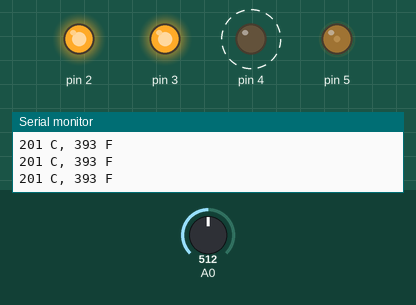
This sketch was run on a simulated Arduino Uno, built with avr-gcc and run on an emulated ATmega328P. On the bench: output pins drawn as LEDs (lit = HIGH), the last lines printed to the serial monitor. Dashed ring = blinking. Inputs (shaded band) come from the test bench; at power-on: A0 = 512.

Above: at 1.4 s.
1.5 s: A0 set to 229
4.7 s: A0 set to 200
At 5.5 s:
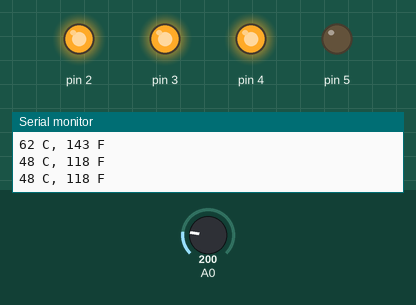
6.3 s: A0 set to 122
At 6.7 s:
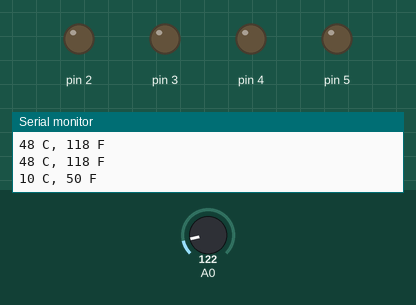
7.8 s: A0 set to 139
9.3 s: A0 set to 160
At 10.3 s:
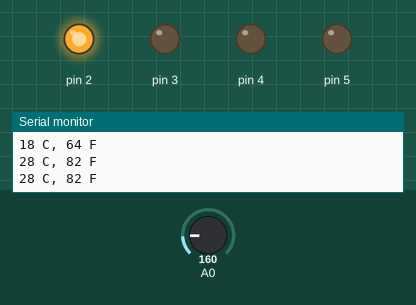
10.8 s: A0 set to 306
At 11.3 s:
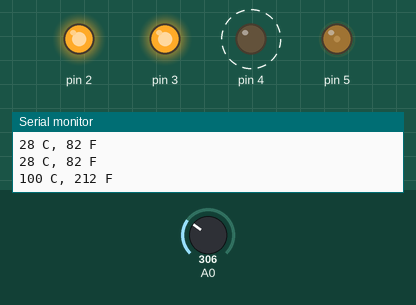
Timing chart, 0 to 15.0 s (numbered marks = the images above; inputs shaded):
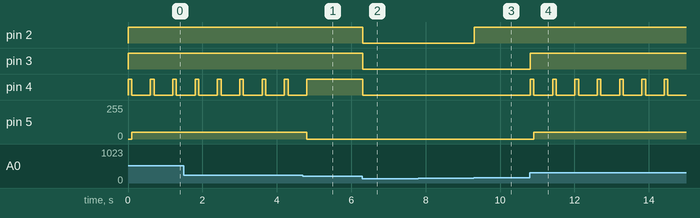

The sketch:

temp_alarm.ino
```cpp
int baselineTemp = 0;
int celsius = 0;
int fahrenheit = 0;

void setup()
{
  pinMode(A0, INPUT);
  Serial.begin(9600);

  pinMode(2, OUTPUT);
  pinMode(3, OUTPUT);
  pinMode(4, OUTPUT);
  pinMode(5, OUTPUT);
}

void loop()
{
  baselineTemp = 25;

  celsius = map(((analogRead(A0) - 20) * 3.04), 0, 1023, -40, 125);

   fahrenheit = ((celsius * 9) / 5 + 32);
  Serial.print(celsius);
  Serial.print(" C, ");
  Serial.print(fahrenheit);
  Serial.println(" F");

   if (celsius < baselineTemp) {
    digitalWrite(2, LOW);
    digitalWrite(3, LOW);
    digitalWrite(4, LOW);
    digitalWrite(5, LOW);
  }
  if (celsius >= baselineTemp && celsius < baselineTemp + 10) {
    digitalWrite(2, HIGH);
    digitalWrite(3, LOW);
    digitalWrite(4, LOW);
    digitalWrite(5, LOW);
  }
  if (celsius >= baselineTemp + 10 && celsius < baselineTemp + 20) {
    digitalWrite(2, HIGH);
    digitalWrite(3, HIGH);
    digitalWrite(4, LOW);
    digitalWrite(5, LOW);
  }
  if (celsius >= baselineTemp + 20 && celsius < baselineTemp + 30) {
    digitalWrite(2, HIGH);
    digitalWrite(3, HIGH);
    digitalWrite(4, HIGH);
    digitalWrite(5, LOW);
  }
  if (celsius >= baselineTemp + 30) {
    digitalWrite(2, HIGH);
    digitalWrite(3, HIGH);
    digitalWrite(4, HIGH);
    delay(100);
    digitalWrite(4,LOW);
    analogWrite(5,50);
  }
  delay(500);
}
```

Measured:
- the behaviour switches between 214 and 213 on A0 (found by bisection; images 0 and 1)
- the behaviour switches between 152 and 153 on A0 (found by bisection; images 2 and 3)
- after the input at 4.7 s, pin 4: goes on until 4.8 s, then stays HIGH; pin 5: 50/255 → 0/255 after 0.11 s
- after the input at 6.3 s, pin 2–4: HIGH → LOW at once
- after the input at 9.3 s, pin 2: LOW → HIGH at once
- after the input at 10.8 s, pin 3: LOW → HIGH at once; pin 4: alternates HIGH for 0.10 s and LOW for 0.50 s, starting at once; pin 5: 0/255 → 50/255 after 0.11 s
- by itself, pin 4: alternates HIGH for 0.10 s and LOW for 0.50 s
